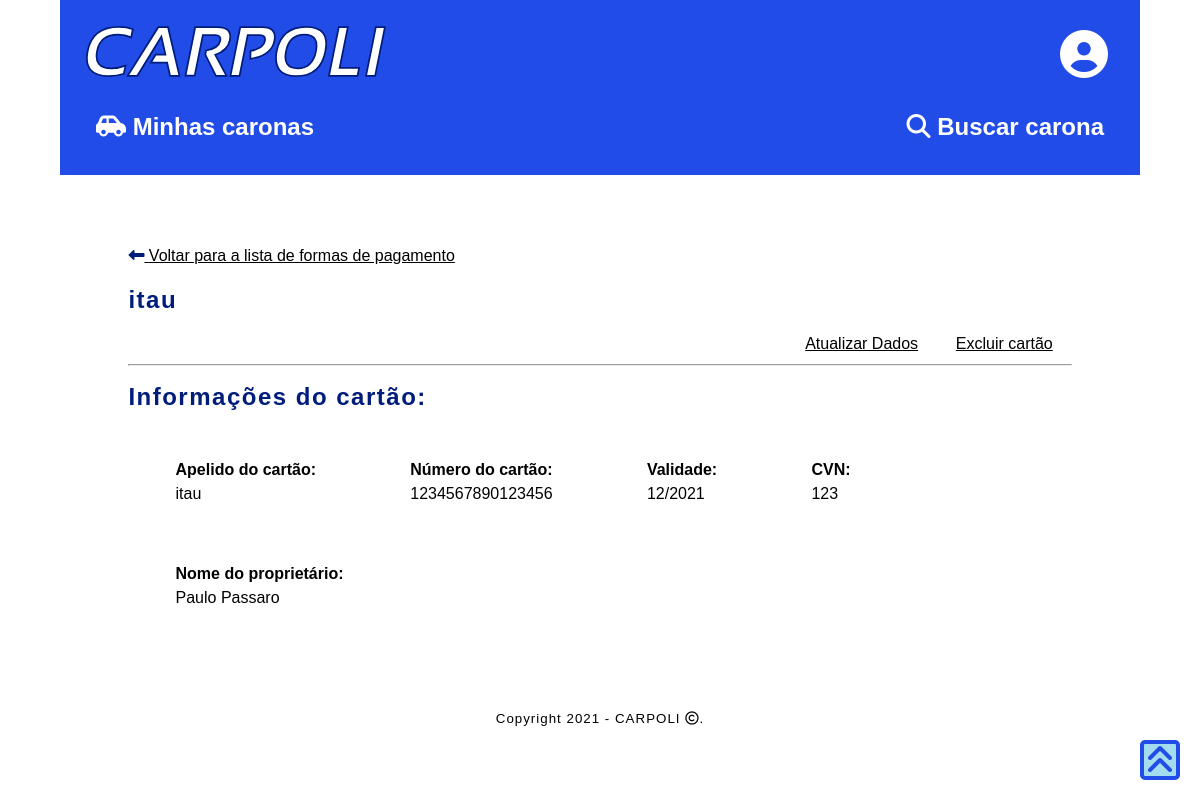
/pagamento/passageiro/8 (signed in), run on the app's committed database.
### caronas/models.py (models this page shows, shortened)
class Cartao_Passageiro(models.Model):
    id_passageiro = models.ForeignKey(Profile, on_delete=models.CASCADE)
    numero_cart = models.CharField(max_length=16)
    validade_cart = models.CharField(max_length=7)
    cvn_cart = models.CharField(max_length=3)
    nome_cart = models.CharField(max_length=255)
    apelido_cart = models.CharField(max_length=30, null=True, blank=True)

### accounts/views.py (the view)
# urls.py: path('pagamento/passageiro/<int:cart_id>', views.cart_detail, name='cart_detail'),
@login_required
def cart_detail(request, cart_id):
    if request.user.profile.is_passageiro==False:
        return HttpResponseRedirect(reverse('sem_acesso'))
    cart_list=get_object_or_404(Cartao_Passageiro,id_passageiro=Profile.objects.get(user=request.user),id=cart_id)
    context={'cart':cart_list}
    return render(request, 'accounts/cart_detail.html', context)

### accounts/templates/accounts/cart_detail.html (shortened to what this page needs)
{% extends 'base_passageiro.html' %}
{% block content %}
<div class="div_main">
    <a href="{% url 'pagamento' %}">
        <i class="fas fa-long-arrow-alt-left"></i>
        Voltar para a lista de formas de pagamento
    </a>
    <p><h2>{{cart.apelido_cart}}</h2></p>
    <div class="div_container_rev">
        <div class="div_subcont_mini">
            <a href="{% url 'cart_update' cart.id%}">
                Atualizar Dados
            </a>
        </div>
        <div class="div_subcont_mini">
            <a href="{% url 'cart_delete' cart.id%}">
                Excluir cartão
            </a>
        </div>
    </div>
    <hr>
        <h2>Informações do cartão:</h2>
        <div class="div_container">
            <div class="div_subcont">
                <b> Apelido do cartão: </b>
                <br>
                {{cart.apelido_cart}}
            </div>
            <div class="div_subcont">
                <b> Número do cartão: </b>
                <br>
                {{cart.numero_cart}}
            </div>
            <div class="div_subcont">
                <b> Validade: </b>
                <br>
                {{cart.validade_cart|slice:"5:7"}}/{{cart.validade_cart|slice:"0:4"}}
            </div>
            <div class="div_subcont">
                <b> CVN: </b>
                <br>
                {{cart.cvn_cart}}
            </div>
            <div class="div_subcont">
                <b> Nome do proprietário: </b>
                <br>
                {{cart.nome_cart}}
            </div>
        </div>
</div>
{% endblock content %}

### static/style.css (style rules this page uses)
:root { --primary-color: #000000; --secondary-color: #001d7c; --terciary-color: #A2DCEE; --primary-background: #ffffff; --secondary-background: #214CE7; --terciary-background: #C2CCED; font-size: 16px; line-height: 1.5em; }
* { font-family:'Trebuchet MS', 'Lucida Sans Unicode', 'Lucida Grande', 'Lucida Sans', Arial, sans-serif; color: var(--primary-color); box-sizing: border-box; }
.div_main { padding: 5%; }
.div_container_rev { max-width: 100%; display: flex; flex-direction: row; flex-wrap: wrap; justify-content: flex-end; }
.div_container { max-width: 100%; display: flex; flex-direction: row; flex-wrap: wrap; }
.div_subcont { min-width:min-content; padding-left: 2%; padding-right: 2%; justify-content: center; margin: 3%; }
.div_subcont_mini { min-width:min-content; padding-left: 2%; padding-right: 2%; justify-content: center; }
html { background-color: var(--primary-background); height: 100%; scroll-behavior: smooth; }
body { background-color: var(--primary-background); display: flex; flex-direction: column; padding: 0; margin:0; border:0; }
h1, h2, h3 { color: var(--secondary-color); letter-spacing: 1.5px; text-align: left; }
.fas { color: var(--secondary-color); }

### data on the page
Cartao_Passageiro: apelido_cart "itau", numero_cart "1234567890123456", validade_cart "12", validade_cart "2021", cvn_cart "123", nome_cart "Paulo Passaro"
